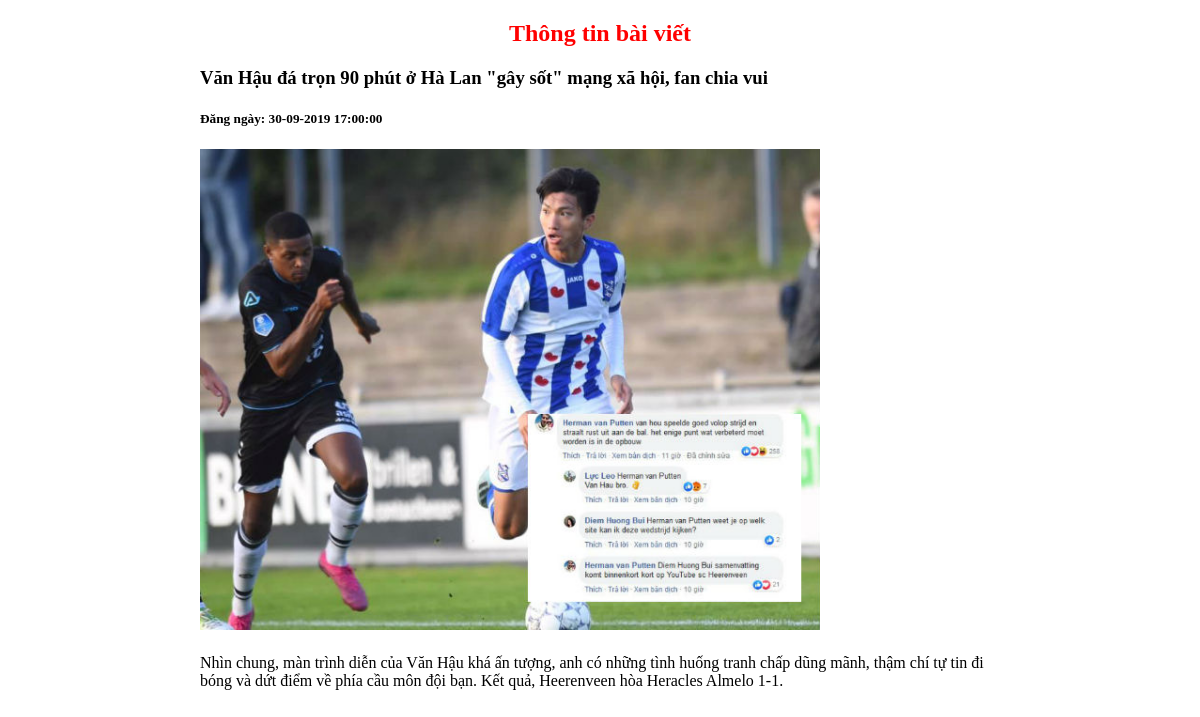
Screenshot of /index.php?action=detail&id=6 with the database file from the repository.
### tables this page shows
CREATE TABLE `news` (
  `id` int(11) NOT NULL,
  `title` varchar(255) NOT NULL,
  `description` varchar(255) NOT NULL,
  `image` varchar(50) NOT NULL,
  `created_at` timestamp NOT NULL DEFAULT current_timestamp() ON UPDATE current_timestamp()
);

### Model/DbConnect.php (called while the page is built)
<?php
    class DbConnect {
		public function DbConnect() {
			$conn = new mysqli('localhost','root','','exercise2');
			$conn->set_charset('utf8');
			if(mysqli_connect_errno()){
				echo "Lỗi kết nối: " . mysqli_connect_error();
				die();
			}else{
				return $conn;
			}
		}
	}
?>

### Model/NewModel.php (called while the page is built, shortened)
<?php
require_once('DbConnect.php');
class NewModel extends DbConnect {
	protected $conn;
	public function __construct() {
		$this->conn = $this->DbConnect();
	}
	function detailNews($id) {
		$queryDetail = "SELECT * FROM news WHERE id = '{$id}'";
		$arDetail    = $this->conn->query($queryDetail);
		return $arDetail;
	}
};
?>

### View/detail.php (the view)
<h2 class="title">Thông tin bài viết</h2>
<?php
	$showDetail = mysqli_fetch_assoc($ar_Detail);
	$date       = date_create($showDetail['created_at']);
?>
<div class="detail">
	<h3><?php echo $showDetail['title'] ?></h3>
	<h5>Đăng ngày: <?php echo date_format($date,"d-m-Y H:i:s");?></h5>
	<img src='public/img/<?php echo $showDetail['image'] ?>' style="width: 620px" alt="">
	<span><?php echo $showDetail['description'] ?></span>
</div>

### public/css/style.css (style rules this page uses)
.title { color: red; text-align: center; }
.detail { width: 800px; margin: 10px auto; }
.detail span { display: block; padding-top: 20px; }

### rows the page displays
news: title "Văn Hậu đá trọn 90 phút ở Hà Lan \"gây sốt\" mạng xã hội, fan chia vui", created_at "30-09-2019 17:00:00", image (picture), description "Nhìn chung, màn trình diễn của Văn Hậu khá ấn tượng, anh có những tình huống tranh chấp dũng mãnh, thậm chí tự tin đi bóng và dứt điểm về phía cầu môn đội bạn. Kết quả, Heerenveen hòa Heracles Almelo 1-1."
